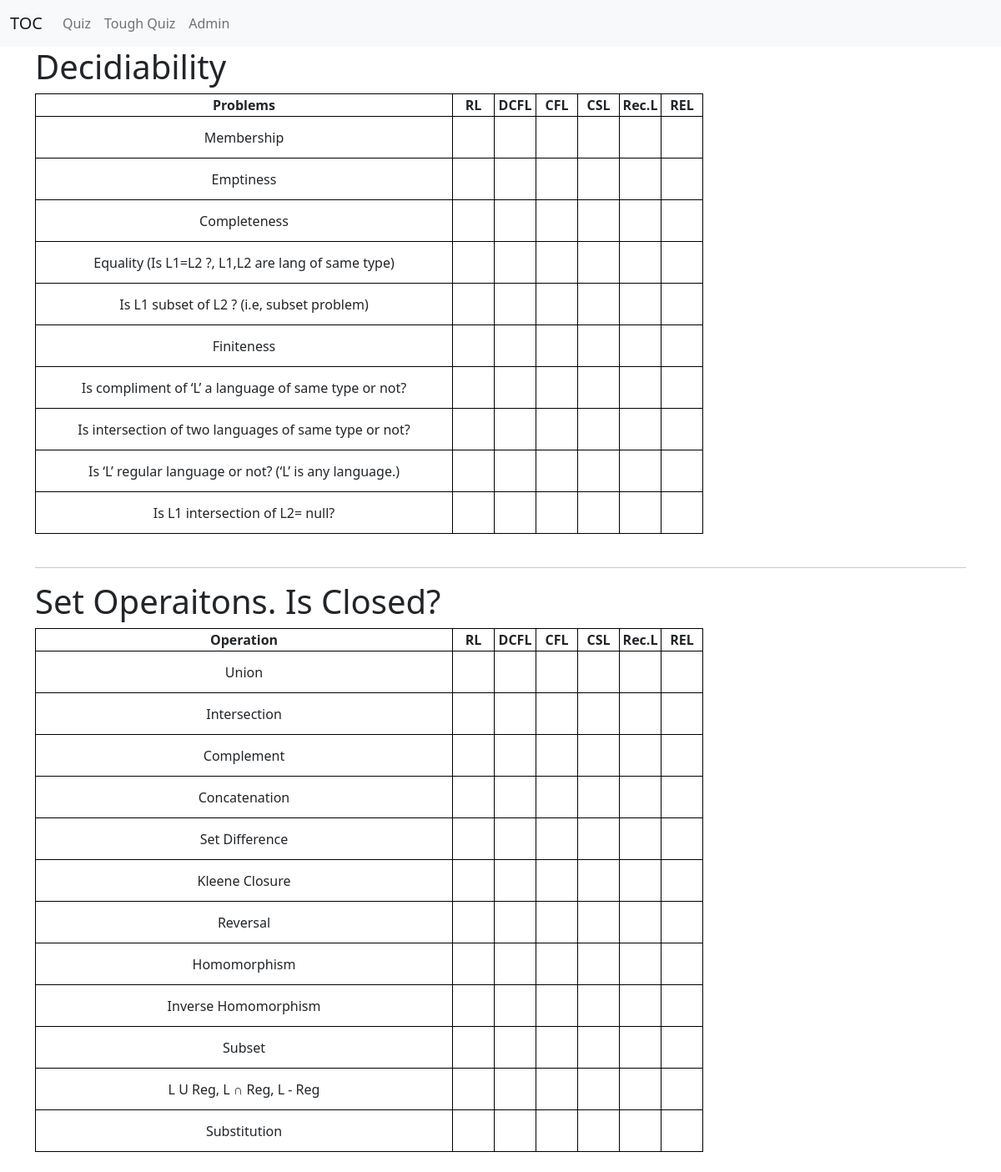
The app's page /quiz/ with its own data.
### myapp/models.py (models this page shows, shortened)
class Language(models.Model):
    title = models.CharField(max_length=50)
    full_name = models.CharField(max_length=60, default='')

class Problem(models.Model):
    title = models.CharField(max_length=50)

class SetOperation(models.Model):
    title = models.CharField(max_length=50)

### myapp/views.py (the view)
# urls.py: path('quiz/', views.quiz, name='quiz'),
def quiz(request):
    languages = Language.objects.all()
    problems = Problem.objects.all()
    set_operations = SetOperation.objects.all()
    decidiabilities = Decidiability.objects.all()
    closeness = IsClosed.objects.all()
    decidiability_table = []
    closeness_table = []
    for problem in problems:
        temp_list = [problem.title]
        for language in languages:
            is_decidiable = Decidiability.objects.filter(language=language, problem=problem)[0]
            temp_list.append(is_decidiable)
        decidiability_table.append(temp_list)
    for set_operation in set_operations:
        temp_list = [set_operation.title]
        for language in languages:
            is_closed = IsClosed.objects.filter(language=language, set_operation=set_operation)[0]
            temp_list.append(is_closed)
        closeness_table.append(temp_list)
    return render(request, 'myapp/quiz.html', {
        'languages': languages,
        'set_operations': set_operations,
        'problems': problems,
        'decidiabilities': decidiabilities,
        'closeness': closeness,
        'decidiability_table': decidiability_table,
        'closeness_table': closeness_table,
    })

### myapp/templates/myapp/quiz.html (shortened to what this page needs)
{% extends 'myapp/base.html' %}
{% block page_content %}
<h1>Decidiability</h1>
<table>
    <tr class="t1">
        <th>Problems</th>
        {% for language in languages %}
        <th>{{language.title}}</th>
        {% endfor %}
    </tr>
    {% for row in decidiability_table %}
    <tr class="t1">
    {% for col in row %}
        <td class="{% if forloop.first %} row-header {% else %} box {% endif %}">
            {% if forloop.first %}
                {{col}}
            {% endif %}
        </td>
    {% endfor %}
    </tr>
    {% endfor %}
</table>
<br>
<hr>
<h1>Set Operaitons. Is Closed? </h1>
<table>
    <tr class="t2">
        <th>Operation</th>
        {% for language in languages %}
        <th>{{language.title}}</th>
        {% endfor %}
    </tr>
    {% for row in closeness_table %}
    <tr class="t2">
    {% for col in row %}
        <td class="{% if forloop.first %} row-header {% else %} box {% endif %}">
            {% if forloop.first %}
                {{col}}
            {% endif %}
        </td>
    {% endfor %}
    </tr>
    {% endfor %}
</table>
<br>
{% endblock page_content %}

### myapp/templates/myapp/quiz.html (style rules this page uses)
table, th, td { border: 1px solid black; text-align:center; }
tr.t1 > th:first-child, tr.t1 > td:first-child, tr.t2 > th:first-child, tr.t2 > td:first-child { width: 500px; }
td { height: 50px; }
td.box { width: 50px; }
.box { cursor: pointer; font-size: 30px; }

### records on screen
Language: title "RL"
Language: title "DCFL"
Language: title "CFL"
Language: title "CSL"
Language: title "Rec.L"
Language: title "REL"
Problem: row "Membership"
Problem: row "Emptiness"
Problem: row "Completeness"
Problem: row "Equality (Is L1=L2 ?, L1,L2 are lang of same type)"
Problem: row "Is L1 subset of L2 ? (i.e, subset problem)"
Problem: row "Finiteness"
Problem: row "Is compliment of ‘L’ a language of same type or not?"
Problem: row "Is intersection of two languages of same type or not?"
Problem: row "Is ‘L’ regular language or not? (‘L’ is any language.)"
Problem: row "Is L1 intersection of L2= null?"
SetOperation: row "Union"
SetOperation: row "Intersection"
SetOperation: row "Complement"
SetOperation: row "Concatenation"
SetOperation: row "Set Difference"
SetOperation: row "Kleene Closure"
SetOperation: row "Reversal"
SetOperation: row "Homomorphism"
SetOperation: row "Inverse Homomorphism"
SetOperation: row "Subset"
SetOperation: row "L U Reg, L ∩ Reg, L - Reg"
SetOperation: row "Substitution"
